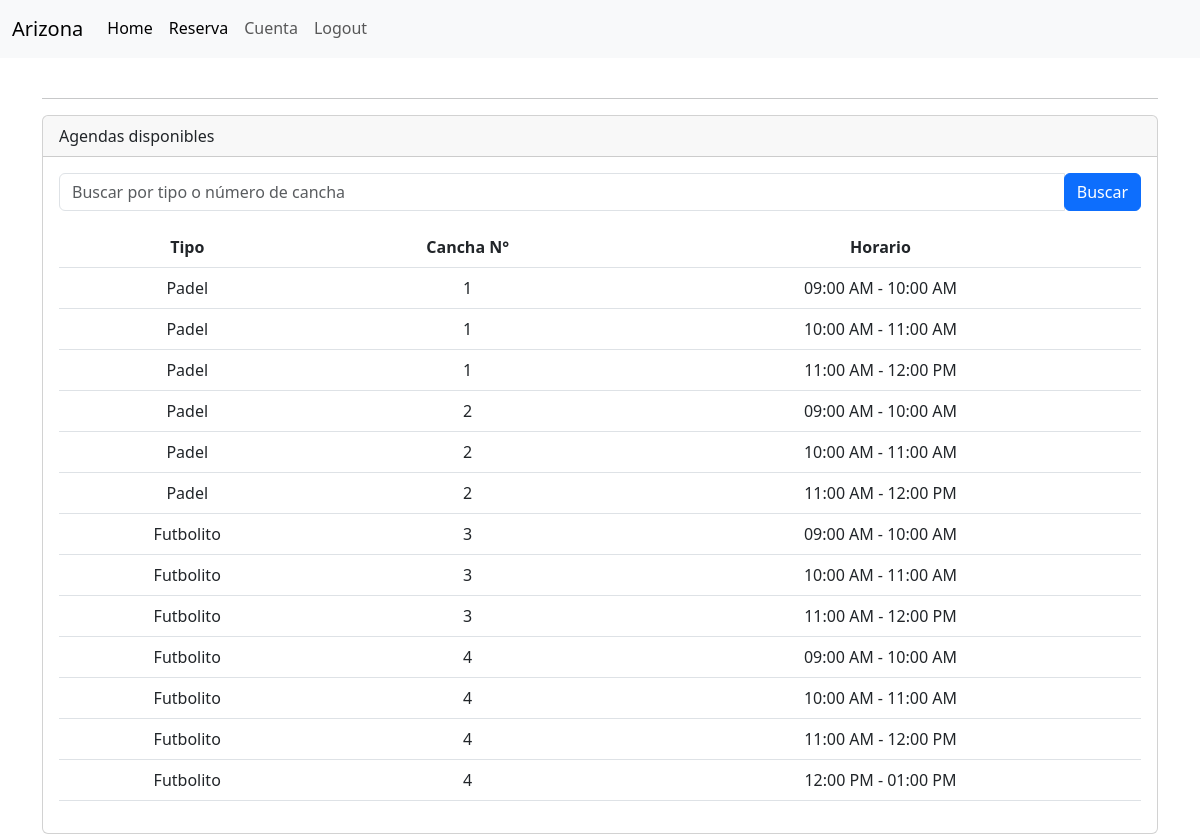
The app's page /servicio/agenda/listar/ (signed in) with its own data.
### servicio/models.py (models this page shows, shortened)
class Agenda(models.Model):
    cancha = models.ForeignKey(Cancha, on_delete=models.CASCADE)
    horario = models.ForeignKey(Horario, on_delete=models.CASCADE)
    disponible = models.BooleanField(default=True)
    class Meta:
        verbose_name = _('Agenda')
        verbose_name_plural = _('Agendas')
        unique_together = ('cancha', 'horario')

class Cancha(models.Model):
    NUMERACION_CHOICES = [
        ('1', 'Cancha 1'),
        ('2', 'Cancha 2'),
        ('3', 'Cancha 3'),
        ('4', 'Cancha 4'),
        ('5', 'Cancha 5'),
        ('6', 'Cancha 6'),
        ('7', 'Cancha 7'),
        ('8', 'Cancha 8'),
    ]
    numeracion = models.CharField(max_length=10, choices=NUMERACION_CHOICES)
    tipo = models.ForeignKey(TipoCancha, on_delete=models.CASCADE, related_name='canchas')
    class Meta:
        verbose_name = _('Cancha')
        verbose_name_plural = _('Canchas')

class TipoCancha(models.Model):
    nombre = models.CharField(max_length=50)
    precio = models.DecimalField(max_digits=8, decimal_places=0)
    descripcion = models.TextField()
    def __str__(self):
        return self.nombre
    class Meta:
        verbose_name = _('Tipo de Cancha')
        verbose_name_plural = _('Tipos de Canchas')

class Horario(models.Model):
    AM = 'AM'
    PM = 'PM'
    MERIDIEM_CHOICES = [
        (AM, 'AM'),
        (PM, 'PM'),
    ]
    hora_inicio = models.TimeField()
    hora_fin = models.TimeField()
    meridiem = models.CharField(max_length=2, choices=MERIDIEM_CHOICES, default=PM)
    def __str__(self):
        return f'{self.hora_inicio.strftime("%I:%M %p")} - {self.hora_fin.strftime("%I:%M %p")}'

### servicio/views.py (the view)
# urls.py: path('agenda/listar/', AgendaListView.as_view(), name='agenda-listar'),
class AgendaListView(ListView):
    model = Agenda
    template_name = 'agendas/listar.html'
    context_object_name = 'agendas'
    def dispatch(self, request, *args, **kwargs):
        user = self.request.user
        if not (user.name and user.apellidos):
            messages.warning(self.request, "Completa tu nombre y apellidos antes de continuar.")
            profile_url = reverse('account:update_user')
            return redirect(profile_url)
        return super().dispatch(request, *args, **kwargs)
    def get_queryset(self):
        query = self.request.GET.get('q')
        queryset = super().get_queryset()
        if query:
            queryset = queryset.filter(
                Q(cancha__tipo__nombre__icontains=query) |
                Q(cancha__numeracion__icontains=query)
            )
        return queryset

### servicio/templatetags/custom_filters.py (called while the page is built)
@register.filter(name='has_permission')
def has_permission(user, permission_name):
    try:
        return user.roles.permisos.filter(nombre=permission_name).exists()
    except AttributeError:
        return False

### servicio/templates/agendas/listar.html (shortened to what this page needs)
{% extends "layout.html" %}
{% load static %}
{% load humanize %}
{% load custom_filters %}
{% block container %}
<div class="container">
  <br>
  <hr>
  <div class="card">
    <div class="card-header">
      Agendas disponibles
    </div>
    <div class="card-body">
      <form class="form-inline my-2 my-lg-0" method="GET">
        <div class="input-group mb-3">
            <input type="text" class="form-control" name="q" placeholder="Buscar por tipo o número de cancha" value="{{ request.GET.q }}">
            <div class="input-group-append">
                <button class="btn btn-primary" type="submit">Buscar</button>
            </div>
        </div>
    </form>
      <table class="table text-center">
        <thead>
          <tr>
            <th>Tipo</th>
            <th>Cancha N°</th>
            <th>Horario</th>
          </tr>
        </thead>
        <tbody>
          {% for agenda in agendas %}
          <tr>
            <td>{{ agenda.cancha.tipo }}</td>
            <td>{{ agenda.cancha.numeracion }}</td>
            <td>{{ agenda.horario }}</td>
          </tr>
          {% empty %}
          <tr>
            <td colspan="4">No hay agendas disponibles.</td>
          </tr>
          {% endfor %}
        </tbody>
      </table>
    </div>
  </div>
</div>
{% endblock %}

### records on screen
Agenda: cancha.tipo "Padel", cancha.numeracion "1", horario "09:00 AM - 10:00 AM"
Agenda: cancha.tipo "Padel", cancha.numeracion "1", horario "10:00 AM - 11:00 AM"
Agenda: cancha.tipo "Padel", cancha.numeracion "1", horario "11:00 AM - 12:00 PM"
Agenda: cancha.tipo "Padel", cancha.numeracion "2", horario "09:00 AM - 10:00 AM"
Agenda: cancha.tipo "Padel", cancha.numeracion "2", horario "10:00 AM - 11:00 AM"
Agenda: cancha.tipo "Padel", cancha.numeracion "2", horario "11:00 AM - 12:00 PM"
Agenda: cancha.tipo "Futbolito", cancha.numeracion "3", horario "09:00 AM - 10:00 AM"
Agenda: cancha.tipo "Futbolito", cancha.numeracion "3", horario "10:00 AM - 11:00 AM"
Agenda: cancha.tipo "Futbolito", cancha.numeracion "3", horario "11:00 AM - 12:00 PM"
Agenda: cancha.tipo "Futbolito", cancha.numeracion "4", horario "09:00 AM - 10:00 AM"
Agenda: cancha.tipo "Futbolito", cancha.numeracion "4", horario "10:00 AM - 11:00 AM"
Agenda: cancha.tipo "Futbolito", cancha.numeracion "4", horario "11:00 AM - 12:00 PM"
Agenda: cancha.tipo "Futbolito", cancha.numeracion "4", horario "12:00 PM - 01:00 PM"
